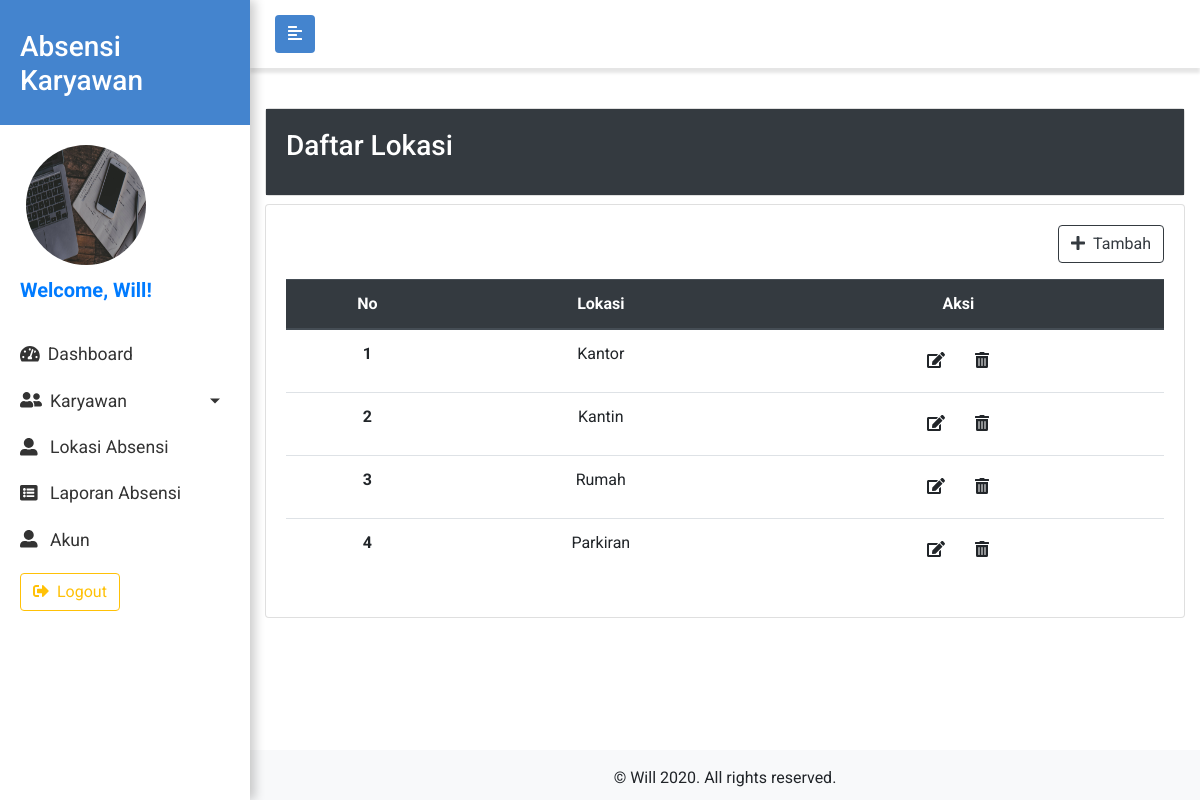
The app's page /admin/index.php?page=lokasi (signed in) with its own data.
### tables this page shows
CREATE TABLE `karyawan` (
  `id` int(11) NOT NULL,
  `username` varchar(100) NOT NULL,
  `password` varchar(200) NOT NULL,
  `account_type` int(11) NOT NULL,
  `nama` varchar(100) NOT NULL,
  `jenis_kelamin` char(1) NOT NULL,
  `no_telp` varchar(13) NOT NULL,
  `email` varchar(200) NOT NULL,
  `no_ktp` varchar(50) NOT NULL,
  `alamat` varchar(200) NOT NULL,
  `foto` varchar(100) NOT NULL,
  `id_shift` int(11) NOT NULL,
  `id_departemen` int(11) NOT NULL
);

CREATE TABLE `lokasi` (
  `id` int(11) NOT NULL,
  `nama` varchar(50) NOT NULL
);

### admin/halaman/lokasi.php (the view, shortened to what this page needs)
<div class="row">
  <div class="col-12">
    <div class="card" style="width: 100%;">
      <div class="card-body bg-dark text-white">
        <h3 class="card-title">Daftar Lokasi</h3>
      </div>
    </div>
  </div>
</div>
<div class="row mt-2 mb-5">
  <div class="col-12">
    <div class="card" style="width: 100%;">
      <div class="card-body table-responsive">
        <?php
        $i = 1;
        $data = mysqli_query($koneksi, "SELECT * FROM lokasi");
        ?>
        <a href="#" class="btn btn-outline-dark float-right mb-3 tambah-btn" data-toggle="modal" data-target="#formModal" onclick="changeType('tambah')">
          <i class="fas fa-plus mr-2"></i>Tambah
        </a>
        <table class="table table-hover text-center">
          <thead class="thead-dark">
            <tr>
              <th scope="col">No</th>
              <th scope="col">Lokasi</th>
              <th scope="col">Aksi</th>
            </tr>
          </thead>
          <tbody>
            <?php
            while ($d = mysqli_fetch_assoc($data)) :
            ?>
              <tr>
                <th scope="row"><?= $i ?></th>
                <td><?= $d["nama"] ?></td>
                <td>
                  <a href="" class="btn edit-btn" data-id="<?php echo $d["id"]; ?>" data-toggle="modal" data-target="#formModal" onclick="changeType('ubah');">
                    <i class="fas fa-edit"></i>
                  </a>
                  <a href="" class="btn hapus-btn" data-id="<?php echo $d["id"]; ?>">
                    <i class="fas fa-trash-alt"></i>
                  </a>
                </td>
              </tr>
            <?php
              $i++;
            endwhile;
            ?>
          </tbody>
        </table>
      </div>
    </div>
  </div>
</div>

### admin/index.php (shortened to what this page needs)
<?php
require('../koneksi.php');
if (isset($_GET["page"])) {
  $page = $_GET["page"];
} else {
  $page = "dashboard";
}
$id = $_SESSION["id"];
$nama = $_SESSION["name"];
?>
<!DOCTYPE html>
<html lang="en">
<head>
  <link href="https://stackpath.bootstrapcdn.com/font-awesome/4.7.0/css/font-awesome.min.css" rel="stylesheet">
  <link rel="stylesheet" href="https://stackpath.bootstrapcdn.com/bootstrap/4.4.1/css/bootstrap.min.css">
  <link rel="stylesheet" href="../css/style.css">
  <link rel="stylesheet" href="https://cdnjs.cloudflare.com/ajax/libs/tempusdominus-bootstrap-4/5.0.0-alpha14/css/tempusdominus-bootstrap-4.min.css" />
</head>
<body>
  <div class="wrapper">
    <nav id="sidebar">
      <div class="sidebar-header">
        <h3>Absensi Karyawan</h3>
      </div>
      <ul class="list-unstyled components">
        <?php
        $data = mysqli_query($koneksi, "SELECT foto FROM karyawan WHERE id = $id");
        $d = mysqli_fetch_assoc($data);
        ?>
        <img src="../img/uploaded_img/<?= $d["foto"] ?>" class="rounded-circle ml-3" width="120px" height="120px">
        <p class="lead text-primary font-weight-bold">Welcome, <?php echo $nama; ?>!</p>
        <li class="active">
          <a href="index.php?page=dashboard"> <i class="fas fa-tachometer-alt mr-2"></i>Dashboard</a>
        </li>
        <li class="active">
          <a href="#karyawanSubMenu" data-toggle="collapse" aria-expanded="false" class="dropdown-toggle"> <i class="fas fa-user-friends mr-2"></i>Karyawan</a>
        </li>
        <li>
          <a href="index.php?page=lokasi"><i class="fas fa-user-alt mr-2"></i> Lokasi Absensi</a>
        </li>
        <li>
          <a href="index.php?page=absensi"><i class="fas fa-list-alt mr-2"></i> Laporan Absensi</a>
        </li>
        <li>
          <a href="index.php?page=akun"><i class="fas fa-user-alt mr-2"></i> Akun</a>
        </li>
        <li class="nav-item">
          <a class="nav-link" href="../logout.php">
            <button class="btn btn-outline-warning"><i class="fas fa-sign-out-alt mr-2"></i>Logout</button>
          </a>
        </li>
      </ul>
    </nav>
    <div id="content">
      <nav class="navbar navbar-toggle navbar-expand-lg navbar-light bg-light">
        <div class="container-fluid">
          <button type="button" id="sidebarCollapse" class="btn btn-toggle">
            <i class="fas fa-align-left"></i>
          </button>
        </div>
      </nav>
      <div class="container-fluid">
        <?php
        switch ($page) {
          case "lokasi":
            include "halaman/lokasi.php";
            break;
        }
        ?>
      </div>
      <footer class="text-center py-3 bg-light">
        &copy; Will 2020. All rights reserved.
      </footer>
    </div>
  </div>
</body>
</html>

### css/style.css (style rules this page uses)
* { padding: 0; margin: 0; box-sizing: border-box; }
html { position: relative; min-height: 100%; }
body { width: 100%; height: 100%; font-family: 'Roboto', sans-serif; }
a { text-decoration: none !important; color: #333; }
.navbar { background-color: #4484ce !important; color: white; }
footer { position: absolute; left: 0; bottom: 0; height: 50px; width: 100%; overflow: hidden; }
.navbar-toggle { padding: 15px 10px; background: #fff !important; border: none; border-radius: 0; margin-bottom: 40px; box-shadow: 0px 5px 3px rgba(0, 0, 0, 0.1); }
.btn-toggle { background: #4484ce; color: white; }
.wrapper { display: flex; width: 100%; }
#sidebar { width: 250px; position: fixed; top: 0; left: 0; height: 100vh; z-index: 999; background: white; color: white; transition: all 0.3s; box-shadow: 5px 0px 10px rgba(0, 0, 0, 0.2); }
#sidebar .sidebar-header { padding: 30px 20px 20px 20px; background: #4484ce; }
#sidebar ul.components { padding: 20px 10px; }
#sidebar ul p { color: #fff; padding: 10px; }
#sidebar ul li a { padding: 10px; font-size: 1.1em; display: block; }
#sidebar ul li.active>a, a[aria-expanded="true"] { color: #333; background: white; }
a[data-toggle="collapse"] { position: relative; }
.dropdown-toggle::after { display: block; position: absolute; top: 50%; right: 20px; transform: translateY(-50%); }
#content { width: calc(100% - 250px); min-height: 100vh; transition: all 0.3s; position: absolute; top: 0; right: 0; }

### records on screen
karyawan: foto (picture)
lokasi: nama "Kantor"
lokasi: nama "Kantin"
lokasi: nama "Rumah"
lokasi: nama "Parkiran"

### other values on screen
$nama "Will"
